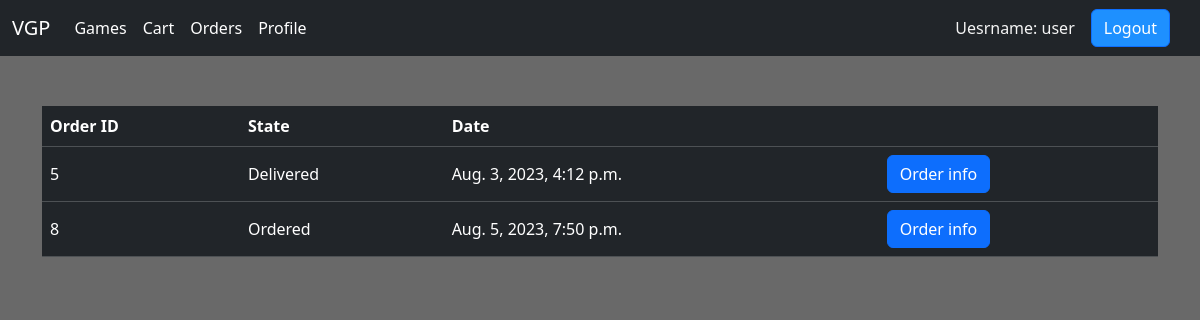
Page /userOrders (signed in) on the committed database.
### VGPapp/models.py (models this page shows, shortened)
class Order(models.Model):
    user = models.ForeignKey(to=User, on_delete=models.CASCADE)
    games = models.ManyToManyField(to=Game, through="GameInOrder")
    created_at = models.DateTimeField(auto_now_add=True)
    updated_at = models.DateTimeField(auto_now=True)
    Ordered = "Ordered"
    Delivered = "Delivered"
    ORDER_STATE = [
        (Ordered, "Ordered"),
        (Delivered, "Delivered")
    ]
    order_state = models.CharField(
        max_length=20,
        choices=ORDER_STATE,
        default=Ordered)
    buyerName = models.CharField(max_length=50)
    delivery_address = models.CharField(max_length=255)
    phone_number = models.CharField(max_length=100)
    totalPrice = models.IntegerField(default=0)

### VGPapp/views.py (the view)
# urls.py: path('userOrders', userOrders, name="userOrders"),
@login_required
def userOrders(request):
    if not request.user.is_authenticated:
        return redirect("login")
    queryset = Order.objects.filter(user=request.user)
    context = {"orders": queryset}
    return render(request, "userOrders.html", context)

### VGPapp/templates/userOrders.html
{% extends "base_generic.html" %}
{% block content %}
    <div class="container" style="margin-top: 50px">
         <table class="table table-dark">
            <thead>
            <tr>
                <th scope="col">Order ID</th>
                <th scope="col">State</th>
                <th scope="col">Date</th>
                <th scope="col"></th>
            </tr>
            </thead>
            <tbody>
            {% for order in orders %}
                <tr>
                    <td scope="row"  style="padding-top: 15px">{{ order.id }}</td>
                    <td  style="padding-top: 15px">{{ order.order_state }}</td>
                    <td  style="padding-top: 15px">{{ order.created_at }}</td>
                    <td><a href="{% url 'checkOrder' id=order.id %}" class="btn btn-primary">Order info</a> </td>
                </tr>
            {% endfor %}
            </tbody>
        </table>
    </div>
{% endblock %}

### VGPapp/templates/base_generic.html (shortened to what this page needs)
<!DOCTYPE html>
<html lang="en">
<head>
   <link href="https://cdn.jsdelivr.net/npm/bootstrap@5.3.1/dist/css/bootstrap.min.css" rel="stylesheet">
</head>
<body>
<nav class="navbar navbar-expand-lg navbar-dark bg-dark">
  <div class="container-fluid">
    <a class="navbar-brand" href="{% url 'index' %}">VGP</a>
    <div class="collapse navbar-collapse" id="navbarNav">
      <ul class="navbar-nav  mr-auto mt-2 mt-lg-0">
        <li class="nav-item">
          <a class="nav-link active" aria-current="page" href="{% url 'index' %}">Games</a>
        </li>
      {% if user.is_authenticated %}
        <li class="nav-item">
          <a class="nav-link active" href="{% url 'cart' %}">Cart</a>
        </li>
      {% endif %}
          {% if user.is_authenticated %}
        <li class="nav-item">
          <a class="nav-link active" href="{% url 'userOrders' %}">Orders</a>
        </li>
      {% endif %}
          {% if user.is_authenticated %}
        <li class="nav-item">
          <a class="nav-link active" href="{% url 'userInfo' %}">Profile</a>
            {% endif %}
        </li>
      </ul>
    </div>
  </div>
{% block sidebar %}
    {% if user.is_authenticated %}
        <span style="color: whitesmoke;width: 350px;margin-right: 10px;text-align: end;padding: 6px">Uesrname: {{ user.username }}</span>
        <a href="{% url 'logout' %}?next={{ request.path }}" class="btn btn-primary" style="margin-right: 30px; background-color: dodgerblue; text-decoration: none">Logout</a>
    {% endif %}
{% endblock %}
</nav>
{% block content %}
{% endblock %}
</body>
</html>

### VGPapp/templates/base_generic.html (style rules this page uses)
body { margin: auto; width: 1200px; max-height: 600px; background-color: dimgrey; }

### rows in the picture
Order: id "5", order_state "Delivered", created_at "Aug. 3, 2023, 4:12 p.m."
Order: id "8", order_state "Ordered", created_at "Aug. 5, 2023, 7:50 p.m."

### other values in the picture
{{ user.username }} "user"
